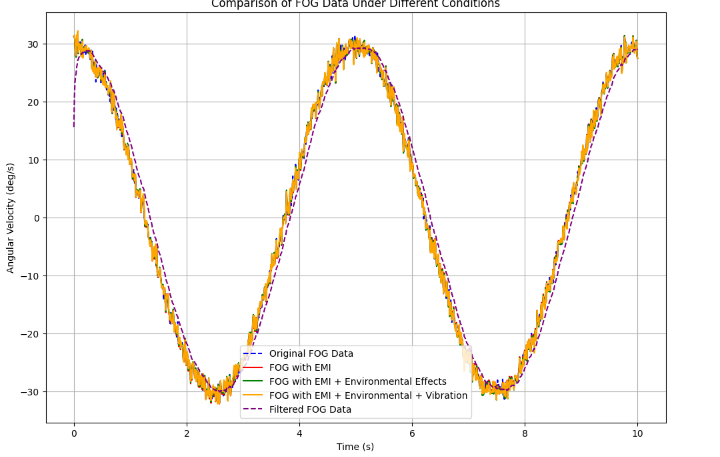

Recreate this plot in Python.
vibration_effect = 0.3 * np.sin(2 * np.pi * 5 * time)  # High-frequency vibration
fog_with_vibration = fog_with_environment + vibration_effect

plt.figure(figsize=(12, 8))

# Original FOG data
plt.plot(time, fog_z, label="Original FOG Data", linestyle="--", color="blue")

# FOG with EMI
plt.plot(time, fog_with_emi, label="FOG with EMI", color="red")

# FOG with environmental effects
plt.plot(time, fog_with_environment, label="FOG with EMI + Environmental Effects", color="green")

# FOG with vibration
plt.plot(time, fog_with_vibration, label="FOG with EMI + Environmental + Vibration", color="orange")

# Filtered data
plt.plot(time, filtered_fog_with_environment, label="Filtered FOG Data", linestyle="--", color="purple")

plt.title("Comparison of FOG Data Under Different Conditions")
plt.xlabel("Time (s)")
plt.ylabel("Angular Velocity (deg/s)")
plt.legend()
plt.grid()
plt.show()
